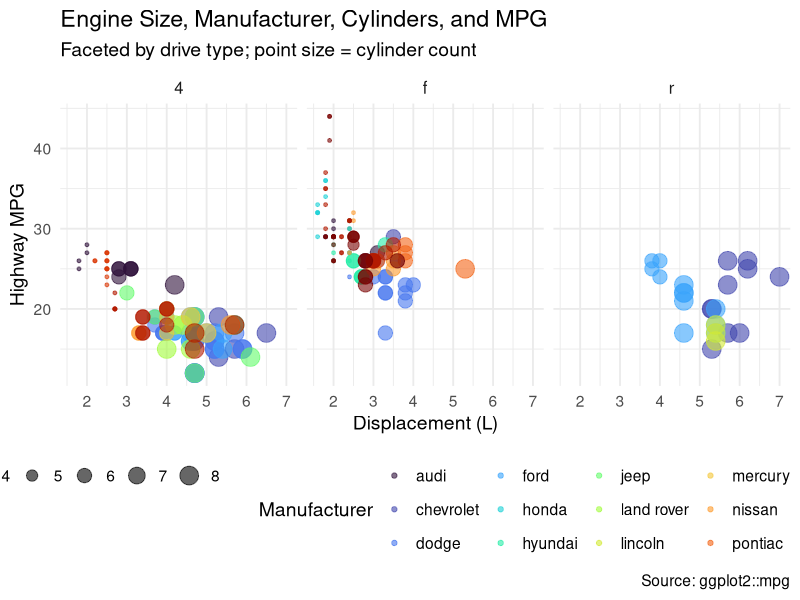

Here is the R script that generated this plot:
## ---- chunk 1
library(ggplot2)
ggplot(mpg, aes(x = displ, y = hwy, color = manufacturer, size = cyl)) +
  geom_point(alpha = 0.6) +
  facet_wrap(~drv) +
  scale_color_viridis_d(option = "turbo", name = "Manufacturer") +
  labs(
    title    = "Engine Size, Manufacturer, Cylinders, and MPG",
    subtitle = "Faceted by drive type; point size = cylinder count",
    x        = "Displacement (L)",
    y        = "Highway MPG",
    caption  = "Source: ggplot2::mpg"
  ) +
  theme_minimal(base_size = 14) +
  theme(
    legend.position = "bottom",
    strip.text     = element_text(size = 12)
  )
